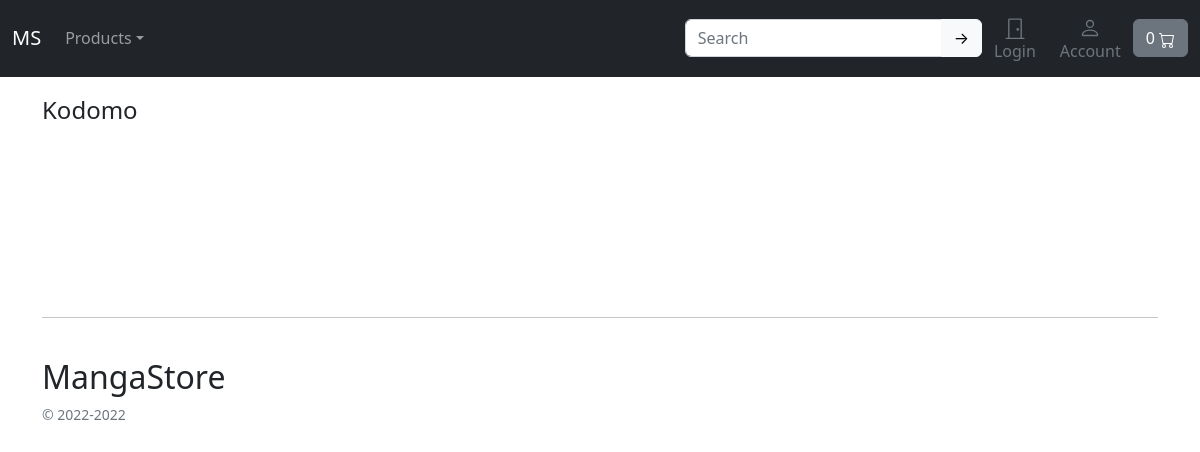
The page /shop/kodomo/ on the database as committed earlier.
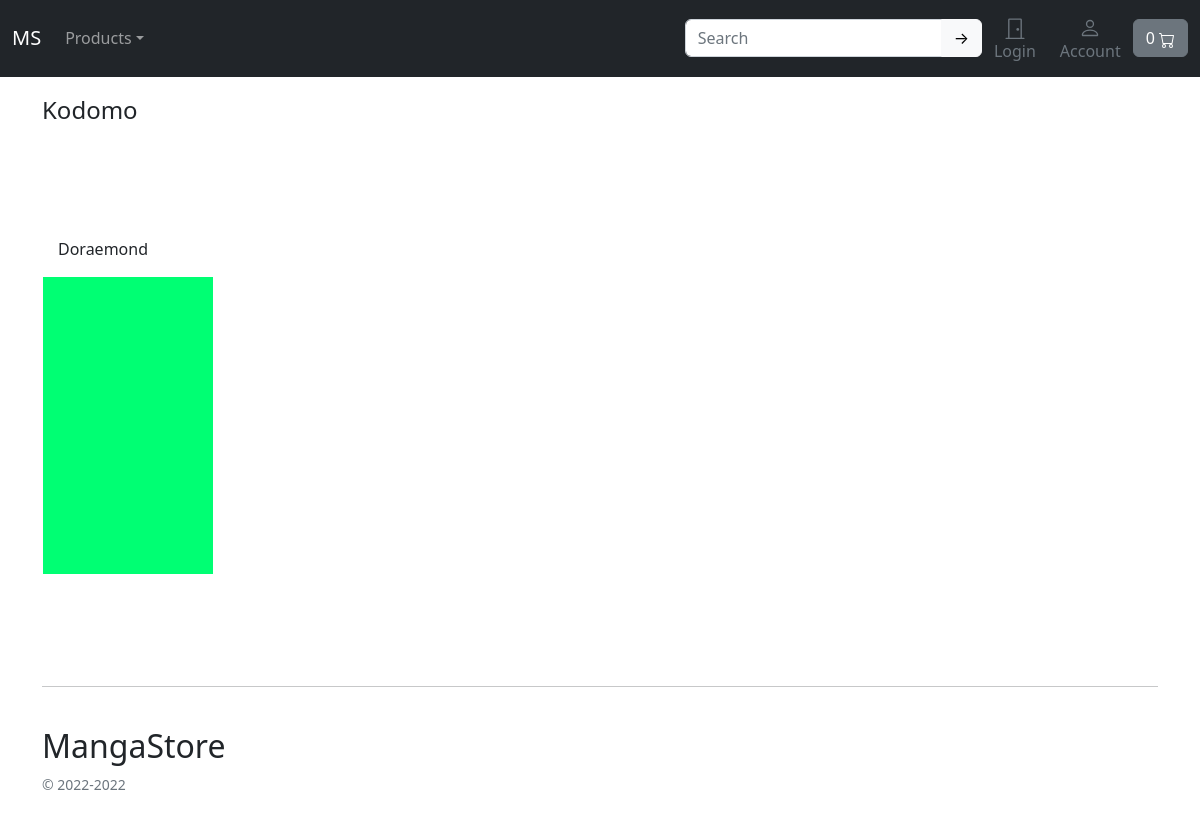
The same page on the database as committed later.
### store/models.py (models this page shows, shortened)
class Product(models.Model):
    category    = models.ForeignKey(Category, related_name='product', on_delete=models.CASCADE)
    title       = models.CharField(max_length=255)
    author      = models.CharField(max_length=255, default='Not found')
    description = models.TextField(blank=True)
    available   = models.PositiveIntegerField(default=1, validators=[MinValueValidator(0)])
    image       = models.ImageField(upload_to='images/', default='images/default.png') # stores the link to the db
    slug        = models.SlugField(max_length=255)
    price       = models.DecimalField(max_digits=4, decimal_places=2, default=4.50, validators=[MinValueValidator(1)])
    in_stock    = models.BooleanField(default=True)
    is_active   = models.BooleanField(default=True)
    created     = models.DateTimeField(auto_now_add=True)
    updated     = models.DateTimeField(auto_now=True)
    class Meta:
        ordering = ('-created',)
    def get_absolute_url(self):
        return reverse_lazy('store:product_detail', args=[self.slug])

### store/views.py (the view)
def category_list(request,slug):
    category = get_object_or_404(Category, slug=slug)
    products = Product.objects.filter(category=category)
    ctx = { 'category': category, 'products': products }
    return render(request, 'store/products/category.html', context=ctx)

### cart/cart.py (called while the page is built)
    def __len__(self):
        return sum(item['qty'] for item in self.cart.values())

### cart/views.py (called while the page is built)
def cart(request):
    return {'cart': Cart(request)}

### store/models.py (called while the page is built)
    def get_absolute_url(self):
       return reverse_lazy('store:category_list', args=[self.slug])

    def __str__(self):
        return self.name

### store/views.py (called while the page is built)
def categories(request):
    return { 'categories': Category.objects.all() }

### templates/store/products/category.html (shortened to what this page needs)
{% extends '../base.html' %}
{% load static %}
{% block content %}
<main>
    <div class="album py-5 bg-ligth">
        <div class="container">
            <div class="my-5 pb-5 h4">{{ category|capfirst }}</div>
            <div class="row row-cols-1 row-cols-sm-5 row-cols-md-6 g-3">
                {% for p in products %}
                    <div class="col">
                        <div class="card border-0">
                            <div class="card-body">
                                <p class="card-text">
                                    <a class="text-dark text-decoration-none" href="{{ p.get_absolute_url }}">{{ p.title|title }}</a>
                                </p>
                            </div>
                            <img class="img-fluid mx-auto" alt="Responsive image" src="{{ p.image.url }}"  width="170px"  height="270px"></img>
                        </div>
                    </div>
                {% endfor %}
            </div>
        </div>
    </div>
</main>
{% endblock content %}

Rows that differ between the two databases and show on the page:
added Product: title "Doraemond", image (placeholder picture)
